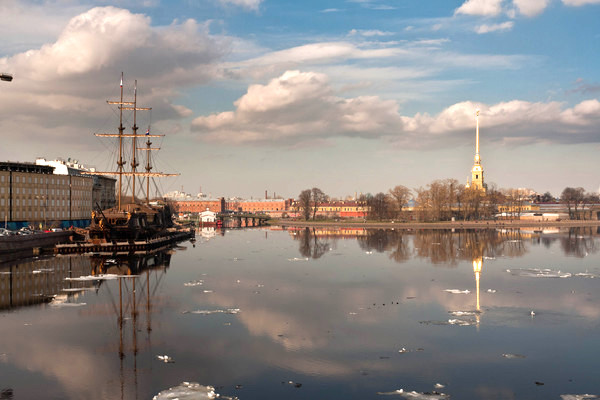
#> input picture boat/boat1.jpg, 600 x 400 px, found by its file name
$ python chapter9.py
#> lines starting #> are read from the running program, lines starting #| are printed output that depends on the picture
import cv2 as cv
import matplotlib.pyplot as plt
import math
imagefiles = ["./boat/boat1.jpg" , "./boat/boat2.jpg" , "./boat/boat3.jpg" , "./boat/boat4.jpg" , "./boat/boat5.jpg" , "./boat/boat6.jpg"]
images = []
for filename in imagefiles:
    img = cv.imread(filename)
#> img is the input picture: shape (400, 600, 3); mean B, G, R 134.6, 137.8, 144.1
    # img = cv2.cvtColor(img, cv.COLOR_BGR2RGB)
    images.append(img)

num_images = len(images)

num_cols = 3
num_rows = math.ceil(num_images / num_cols)
stitcher = cv.Stitcher_create()
status, result = stitcher.stitch(images)
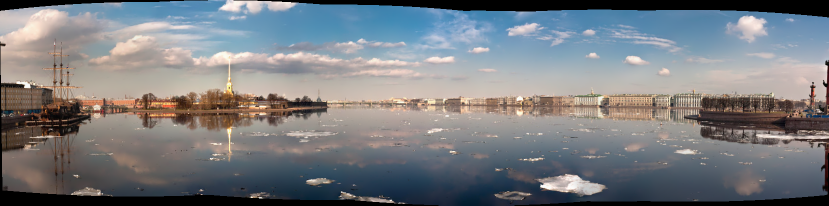
#> result: shape (411, 1657, 3) (shown at 1/2 size); mean of channels 0, 1, 2 129.2, 125, 122; drawn as B, G, R

if status == 0:
    # plt.figure(figsize=[30, 10])
    cv.imshow("Result",result)
cv.imwrite("./related output/learnings/boat_panorama.jpg", result)
cv.waitKey(0)
cv.destroyAllWindows()
